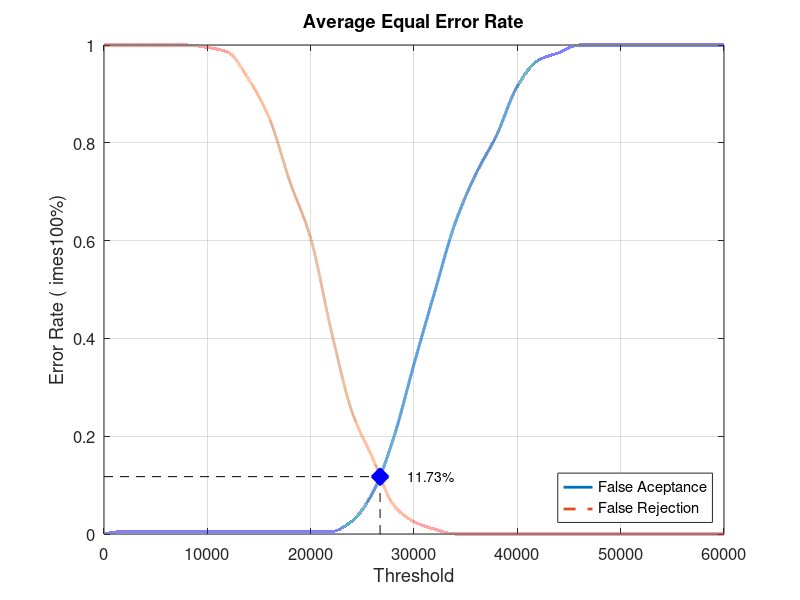
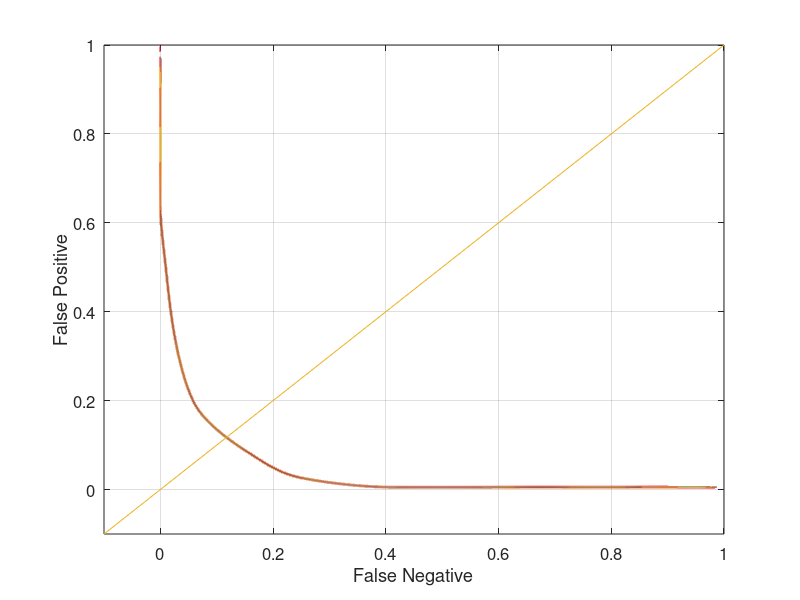

Write the MATLAB code that produced these figures, in order.
close all;
clear;
clc;
x = 0:2000:60000;
xq = 0:0.5:60000;

y0 = [0 0.00526316 0.00526316 0.00526316 0.00526316 0.00526316 0.00526316 0.00526316 0.00526316 0.00526316 0.00526316 0.00526316 0.0263158 0.0842105 0.194737 0.347368 0.494737 0.636842 0.736842 0.815789 0.915789 0.968421 0.984211 1 1 1 1 1 1 1 1]
yy0 = interp1(x, y0, xq, 'pchip');
y1 = [1 1 1 1 1 0.995 0.985 0.93 0.85 0.72 0.605 0.415 0.25 0.155 0.06 0.025 0.01 0 0 0 0 0 0 0 0 0 0 0 0 0 0]
yy1 = interp1(x, y1, xq, 'pchip');

% Calculating EER: 
y2 = abs(y0 - y1);
find(y2 == min(y2))
yy2 = abs(yy0 - yy1);
xEER = find(yy2 == min(yy2));
xEERIndex = xq(xEER) % X-axis EER
yEER = yy0(xEER) % Y-axis EER

main = figure
plot(xq, yy0,'-','LineWidth', 2);	hold on
plot(xq, yy1,'--','LineWidth', 2);	hold on
plot([xEERIndex xEERIndex], [0 yEER], 'k--');	hold on
plot([0 xEERIndex], [yEER yEER], 'k--');	hold on
plot(xEERIndex, yEER, 'bx', 'LineWidth', 10);	hold on
text(xEERIndex + 10 * xEERIndex / 100, yEER, [num2str(round((10000 * yEER)) / 100) '%'])
legend('False Aceptance', 'False Rejection', 'Location', 'SouthEast')
xlabel('Threshold')
ylabel('Error Rate (	imes100%)')
title('Average Equal Error Rate')
set(gca, 'FontSize', 12)
axis([0 60000 0 1])
grid on

print(main, 'Database3_1Main', '-dpng');
FNRxFPR = figure('Color', [1 1 1]);
plot(yy1, yy0, '-', yy1, yy0, 'LineWidth', 2);
hold on
y = -0.1:0.1:1
plot(y, y); 
set(gca, 'FontSize', 12)
xlabel('False Negative')
ylabel('False Positive')
axis([-0.1 1 -0.1 1])
set(gca, 'FontSize', 12)
grid on

print(FNRxFPR, 'Database3_1FNRxFPR','-dpng');
